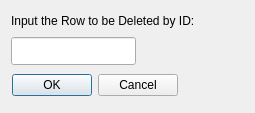
<?xml version="1.0" encoding="UTF-8"?>
<ui version="4.0">
 <class>deleteItem</class>
 <widget class="QDialog" name="deleteItem">
  <property name="geometry">
   <rect>
    <x>0</x>
    <y>0</y>
    <width>255</width>
    <height>113</height>
   </rect>
  </property>
  <property name="windowTitle">
   <string>Dialog</string>
  </property>
  <layout class="QFormLayout" name="formLayout">
   <item row="0" column="0">
    <widget class="QLabel" name="labelDeleteTitle">
     <property name="minimumSize">
      <size>
       <width>191</width>
       <height>20</height>
      </size>
     </property>
     <property name="text">
      <string>Input the Row to be Deleted by ID:</string>
     </property>
    </widget>
   </item>
   <item row="1" column="0">
    <widget class="QLineEdit" name="lineEditDeleteID">
     <property name="minimumSize">
      <size>
       <width>125</width>
       <height>28</height>
      </size>
     </property>
    </widget>
   </item>
   <item row="2" column="0">
    <widget class="QDialogButtonBox" name="buttonBox">
     <property name="minimumSize">
      <size>
       <width>167</width>
       <height>29</height>
      </size>
     </property>
     <property name="orientation">
      <enum>Qt::Orientation::Horizontal</enum>
     </property>
     <property name="standardButtons">
      <set>QDialogButtonBox::StandardButton::Cancel|QDialogButtonBox::StandardButton::Ok</set>
     </property>
    </widget>
   </item>
  </layout>
 </widget>
 <resources/>
 <connections>
  <connection>
   <sender>buttonBox</sender>
   <signal>accepted()</signal>
   <receiver>deleteItem</receiver>
   <slot>accept()</slot>
   <hints>
    <hint type="sourcelabel">
     <x>248</x>
     <y>254</y>
    </hint>
    <hint type="destinationlabel">
     <x>157</x>
     <y>274</y>
    </hint>
   </hints>
  </connection>
  <connection>
   <sender>buttonBox</sender>
   <signal>rejected()</signal>
   <receiver>deleteItem</receiver>
   <slot>reject()</slot>
   <hints>
    <hint type="sourcelabel">
     <x>316</x>
     <y>260</y>
    </hint>
    <hint type="destinationlabel">
     <x>286</x>
     <y>274</y>
    </hint>
   </hints>
  </connection>
 </connections>
</ui>
